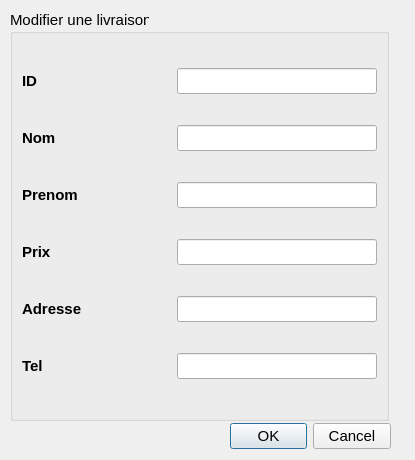
<?xml version="1.0" encoding="UTF-8"?>
<ui version="4.0">
 <class>modifier</class>
 <widget class="QDialog" name="modifier">
  <property name="geometry">
   <rect>
    <x>0</x>
    <y>0</y>
    <width>415</width>
    <height>460</height>
   </rect>
  </property>
  <property name="windowTitle">
   <string>Modifier une livraison par son ID</string>
  </property>
  <widget class="QDialogButtonBox" name="buttonBox">
   <property name="geometry">
    <rect>
     <x>230</x>
     <y>420</y>
     <width>161</width>
     <height>32</height>
    </rect>
   </property>
   <property name="font">
    <font>
     <pointsize>11</pointsize>
    </font>
   </property>
   <property name="orientation">
    <enum>Qt::Horizontal</enum>
   </property>
   <property name="standardButtons">
    <set>QDialogButtonBox::Cancel|QDialogButtonBox::Ok</set>
   </property>
  </widget>
  <widget class="QGroupBox" name="groupBox">
   <property name="geometry">
    <rect>
     <x>10</x>
     <y>10</y>
     <width>379</width>
     <height>411</height>
    </rect>
   </property>
   <property name="font">
    <font>
     <pointsize>11</pointsize>
    </font>
   </property>
   <property name="title">
    <string>Modifier une livraison</string>
   </property>
   <layout class="QGridLayout" name="gridLayout">
    <item row="0" column="1">
     <spacer name="horizontalSpacer">
      <property name="orientation">
       <enum>Qt::Horizontal</enum>
      </property>
      <property name="sizeHint" stdset="0">
       <size>
        <width>40</width>
        <height>20</height>
       </size>
      </property>
     </spacer>
    </item>
    <item row="0" column="2">
     <widget class="QLineEdit" name="lineEdit_ID">
      <property name="minimumSize">
       <size>
        <width>200</width>
        <height>0</height>
       </size>
      </property>
     </widget>
    </item>
    <item row="1" column="2">
     <widget class="QLineEdit" name="lineEdit_nom"/>
    </item>
    <item row="2" column="0">
     <widget class="QLabel" name="label_3">
      <property name="font">
       <font>
        <pointsize>11</pointsize>
        <weight>75</weight>
        <bold>true</bold>
       </font>
      </property>
      <property name="styleSheet">
       <string notr="true">background-color:none;</string>
      </property>
      <property name="text">
       <string>Prenom</string>
      </property>
     </widget>
    </item>
    <item row="3" column="0">
     <widget class="QLabel" name="label_6">
      <property name="font">
       <font>
        <pointsize>11</pointsize>
        <weight>75</weight>
        <bold>true</bold>
       </font>
      </property>
      <property name="text">
       <string>Prix</string>
      </property>
     </widget>
    </item>
    <item row="2" column="2">
     <widget class="QLineEdit" name="lineEdit_prenom"/>
    </item>
    <item row="4" column="0">
     <widget class="QLabel" name="label_4">
      <property name="font">
       <font>
        <pointsize>11</pointsize>
        <weight>75</weight>
        <bold>true</bold>
       </font>
      </property>
      <property name="styleSheet">
       <string notr="true">background-color:none;</string>
      </property>
      <property name="text">
       <string>Adresse</string>
      </property>
     </widget>
    </item>
    <item row="3" column="2">
     <widget class="QLineEdit" name="lineEdit_prix"/>
    </item>
    <item row="0" column="0">
     <widget class="QLabel" name="label">
      <property name="font">
       <font>
        <pointsize>11</pointsize>
        <weight>75</weight>
        <bold>true</bold>
       </font>
      </property>
      <property name="styleSheet">
       <string notr="true">background-color:none;</string>
      </property>
      <property name="text">
       <string>ID</string>
      </property>
     </widget>
    </item>
    <item row="4" column="2">
     <widget class="QLineEdit" name="lineEdit_adresse"/>
    </item>
    <item row="5" column="2">
     <widget class="QLineEdit" name="lineEdit_tel"/>
    </item>
    <item row="1" column="0">
     <widget class="QLabel" name="label_2">
      <property name="font">
       <font>
        <pointsize>11</pointsize>
        <weight>75</weight>
        <bold>true</bold>
       </font>
      </property>
      <property name="styleSheet">
       <string notr="true">background-color:none;</string>
      </property>
      <property name="text">
       <string>Nom</string>
      </property>
     </widget>
    </item>
    <item row="5" column="0">
     <widget class="QLabel" name="label_5">
      <property name="font">
       <font>
        <pointsize>11</pointsize>
        <weight>75</weight>
        <bold>true</bold>
       </font>
      </property>
      <property name="styleSheet">
       <string notr="true">background-color:none;</string>
      </property>
      <property name="text">
       <string>Tel</string>
      </property>
     </widget>
    </item>
   </layout>
  </widget>
 </widget>
 <resources/>
 <connections>
  <connection>
   <sender>buttonBox</sender>
   <signal>accepted()</signal>
   <receiver>modifier</receiver>
   <slot>accept()</slot>
   <hints>
    <hint type="sourcelabel">
     <x>248</x>
     <y>254</y>
    </hint>
    <hint type="destinationlabel">
     <x>157</x>
     <y>274</y>
    </hint>
   </hints>
  </connection>
  <connection>
   <sender>buttonBox</sender>
   <signal>rejected()</signal>
   <receiver>modifier</receiver>
   <slot>reject()</slot>
   <hints>
    <hint type="sourcelabel">
     <x>316</x>
     <y>260</y>
    </hint>
    <hint type="destinationlabel">
     <x>286</x>
     <y>274</y>
    </hint>
   </hints>
  </connection>
 </connections>
</ui>
